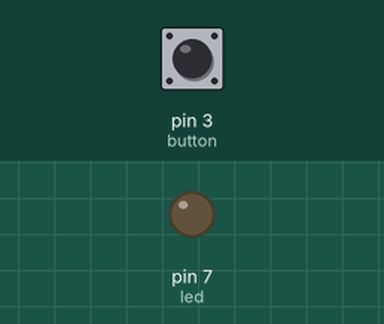
This sketch was run on a simulated Arduino Uno, built with avr-gcc and run on an emulated ATmega328P. Parts: output pins drawn as LEDs (lit = HIGH). Inputs (shaded band) come from the test bench; at power-on: pin 3 (button) LOW.

Above: at 1.2 s.
1.3 s: pin 3 (button) pulled HIGH for 0.15 s
At 1.37 s:
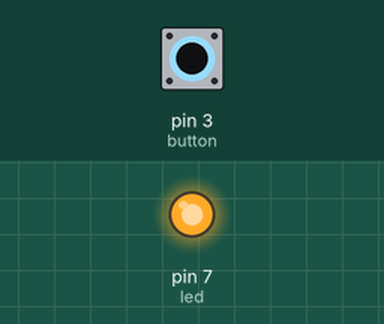
2.9 s: pin 3 (button) pulled HIGH for 3.2 s
At 7.2 s:
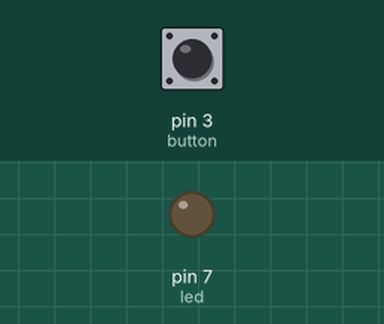
Timing chart, 0 to 8.7 s (numbered marks = the images above; inputs shaded):
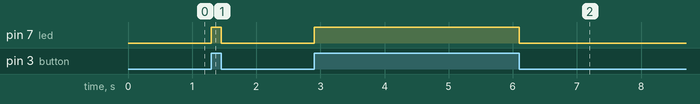

The sketch:

02_input_switch.ino
```cpp
int led = 7;
int button = 3;

void setup() {
  pinMode(led, OUTPUT);
  pinMode(button, INPUT);
}

void loop() {
  if(digitalRead(button)) {
    digitalWrite(led, HIGH);
  } else {
    digitalWrite(led, LOW);
  }
}
```

Measured:
- after the input at 1.3 s, pin 7 (led): LOW → HIGH at once, → LOW 0.15 s later
- after the input at 2.9 s, pin 7 (led): LOW → HIGH at once, → LOW 3.2 s later
